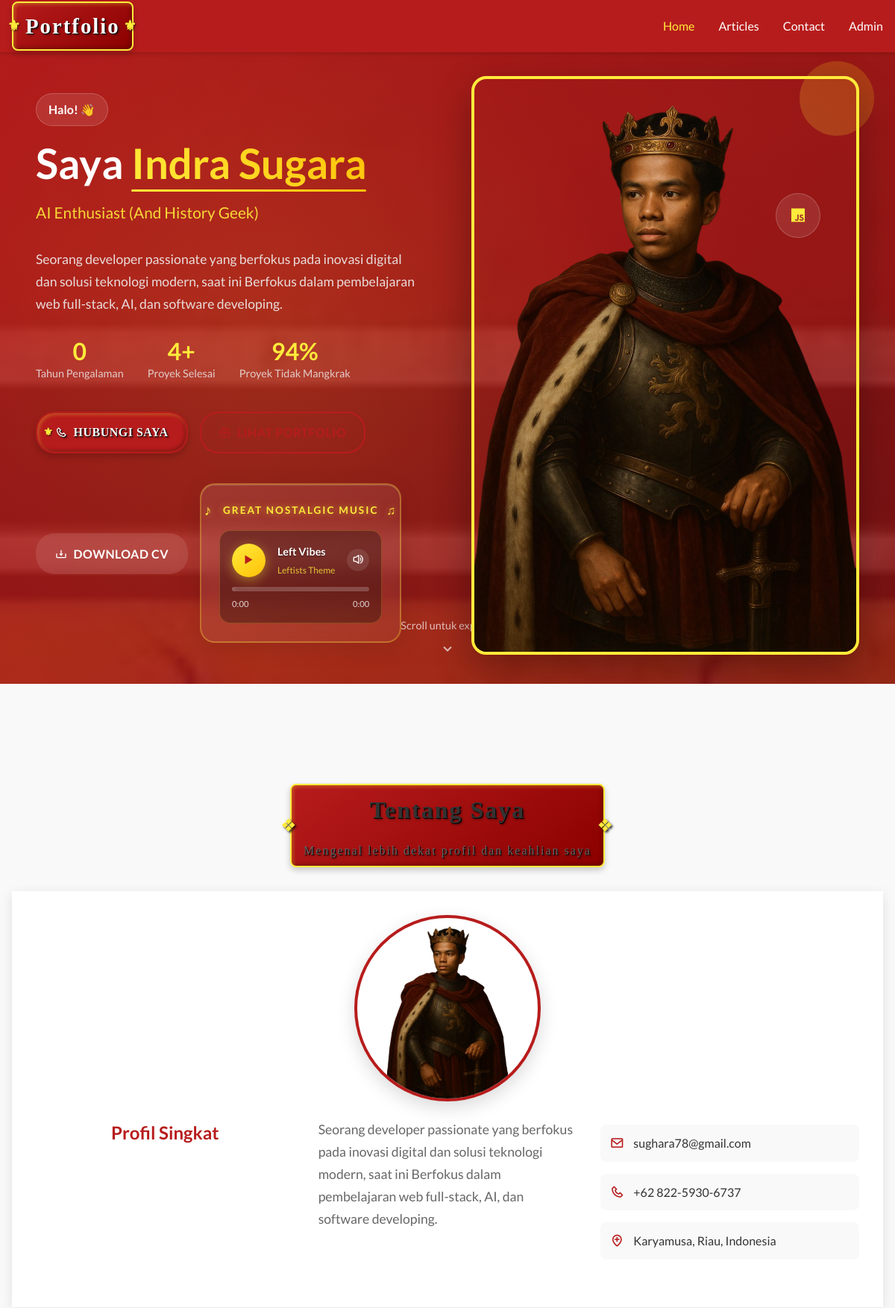
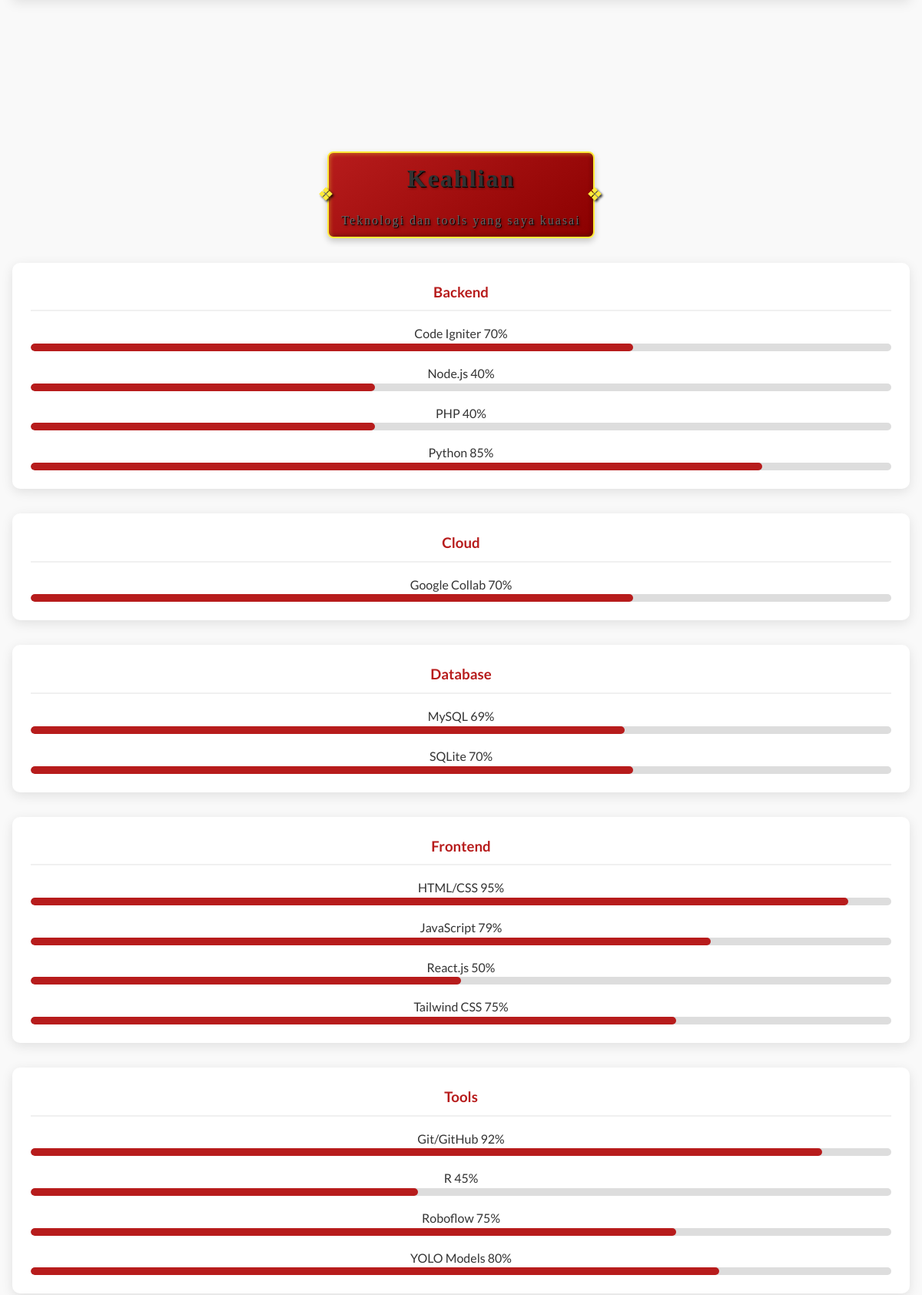
The page / (upper part) on the database its author committed (2 pictures, top to bottom).
### tables this page shows
CREATE TABLE profile (
        id INTEGER PRIMARY KEY AUTOINCREMENT,
        name TEXT NOT NULL,
        title TEXT NOT NULL,
        bio TEXT NOT NULL,
        image_url TEXT,
        email TEXT,
        phone TEXT,
        location TEXT,
        created_at DATETIME DEFAULT CURRENT_TIMESTAMP
    );

CREATE TABLE skills (
        id INTEGER PRIMARY KEY AUTOINCREMENT,
        name TEXT NOT NULL,
        percentage INTEGER NOT NULL,
        category TEXT NOT NULL,
        created_at DATETIME DEFAULT CURRENT_TIMESTAMP
    );

### index.php (the view, shortened to what this page needs)
<?php
include 'header.php';
require_once 'database/init_db.php';
try {
    $stmt = $pdo->query("SELECT * FROM profile WHERE id = 1");
    $profile = $stmt->fetch(PDO::FETCH_ASSOC);
    $stmt = $pdo->query("SELECT * FROM skills ORDER BY category, name");
    $skills = $stmt->fetchAll(PDO::FETCH_ASSOC);
} catch (PDOException $e) {
    $profile = [
        'name' => 'Revolutionary Developer',
        'title' => 'Full Stack Developer & Digital Innovator',
        'bio' => 'Seorang developer passionate yang berfokus pada inovasi digital',
        'image_url' => 'img/profile.png',
        'email' => 'admin@revolutionary.dev',
        'phone' => '+62 812-3456-7890',
        'location' => 'Jakarta, Indonesia'
    ];
    $skills = [];
    $experiences = [];
    $education = [];
    $recent_articles = [];
    $activities = [];
    $portfolio_items = [];
}
?>
<section class="hero" id="hero">
    <div class="hero-overlay"></div>
    <div class="container">
        <div class="hero-content">
            <div class="hero-text">
                <div class="hero-intro">
                    <span class="hero-greeting">Halo! 👋</span>
                    <h1 class="hero-title">
                        Saya <span class="highlight"><?php echo htmlspecialchars($profile['name']); ?></span>
                    </h1>
                    <p class="hero-subtitle"><?php echo htmlspecialchars($profile['title']); ?></p>
                </div>
                <p class="hero-description"><?php echo htmlspecialchars($profile['bio']); ?></p>
                <div class="hero-stats">
                    <div class="stat-item">
                        <span class="stat-number">1</span>
                        <span class="stat-label">Tahun Pengalaman</span>
                    </div>
                    <div class="stat-item">
                        <span class="stat-number">5+</span>
                        <span class="stat-label">Proyek Selesai</span>
                    </div>
                    <div class="stat-item">
                        <span class="stat-number">100%</span>
                        <span class="stat-label">Proyek Tidak Mangkrak</span>
                    </div>
                </div>
                <div class="hero-buttons">
                    <a href="contact.php" class="btn btn-primary">
                        <i class="bx bx-phone"></i>
                        Hubungi Saya
                    </a>
                    <a href="#experience" class="btn btn-outline">
                        <i class="bx bx-briefcase"></i>
                    </a>
                    <a href="<?php echo htmlspecialchars($profile['email']); ?>" class="btn btn-secondary">
                        <i class="bx bx-download"></i>
                        Download CV
                    </a>
                    <div class="hero-audio-player">
                        <div class="audio-player-container" id="audioPlayerContainer">
                            <div class="audio-player-header">Great Nostalgic Music</div>
                            <div class="custom-audio-player">
                                <div class="audio-controls">
                                    <button class="play-pause-btn" id="playPauseBtn">
                                        <i class="bx bx-play"></i>
                                    </button>
                                    <div class="audio-info">
                                        <div class="audio-title">Left Vibes</div>
                                        <div class="audio-artist">Leftists Theme</div>
                                    </div>
                                    <button class="volume-control" id="volumeBtn">
                                        <i class="bx bx-volume-full"></i>
                                    </button>
                                </div>
                                <div class="progress-container" id="progressContainer">
                                </div>
                                <div class="time-display">
                                    <span id="currentTime">0:00</span>
                                    <span id="duration">0:00</span>
                                </div>
                            </div>
                        </div>
                    </div>
                </div>
            </div>
            <div class="hero-image">
                <div class="image-container">
                    <img src="<?php echo htmlspecialchars($profile['image_url']); ?>" alt="<?php echo htmlspecialchars($profile['name']); ?>">
                </div>
                <div class="floating-elements">
                    <div class="floating-icon" style="--delay: 0s;">
                    </div>
                    <div class="floating-icon" style="--delay: 1s;">
                    </div>
                    <div class="floating-icon" style="--delay: 2s;">
                    </div>
                </div>
            </div>
        </div>
        <div class="scroll-indicator">
            <div class="scroll-text">Scroll untuk explore</div>
            <div class="scroll-arrow">
                <i class="bx bx-chevron-down"></i>
            </div>
        </div>
    </div>
</section>
<section class="section about" id="about">
    <div class="container">
        <div class="section-title">
            <h2>Tentang Saya</h2>
            <p>Mengenal lebih dekat profil dan keahlian saya</p>
        </div>
        <div class="about-content">
            <div class="profile-summary">
                <div class="profile-image">
                    <img src="<?php echo htmlspecialchars($profile['image_url']); ?>" alt="About <?php echo htmlspecialchars($profile['name']); ?>">
                </div>
                <div class="profile-details">
                    <h3>Profil Singkat</h3>
                    <p><?php echo htmlspecialchars($profile['bio']); ?></p>
                    <div class="contact-info">
                        <div class="contact-item">
                            <i class="bx bx-envelope"></i>
                            <span><?php echo htmlspecialchars($profile['email']); ?></span>
                        </div>
                        <div class="contact-item">
                            <i class="bx bx-phone"></i>
                            <span><?php echo htmlspecialchars($profile['phone']); ?></span>
                        </div>
                        <div class="contact-item">
                            <i class="bx bx-location-plus"></i>
                            <span><?php echo htmlspecialchars($profile['location']); ?></span>
                        </div>
                    </div>
                </div>
            </div>
        </div>
    </div>
</section>
<section class="section skills" id="skills">
    <div class="container">
        <div class="section-title">
            <h2>Keahlian</h2>
            <p>Teknologi dan tools yang saya kuasai</p>
        </div>
        <?php if (!empty($skills)): ?>
        <div class="skills-container">
            <?php
            $skill_categories = [];
            foreach ($skills as $skill) {
                $skill_categories[$skill['category']][] = $skill;
            }
            ?>
            <?php foreach ($skill_categories as $category => $category_skills): ?>
            <div class="skill-category">
                <h3><?php echo htmlspecialchars($category); ?></h3>
                <div class="skills-grid">
                    <?php foreach ($category_skills as $skill): ?>
                    <div class="skill-item">
                        <div class="skill-header">
                            <span class="skill-name"><?php echo htmlspecialchars($skill['name']); ?></span>
                            <span class="skill-percentage"><?php echo intval($skill['percentage']); ?>%</span>
                        </div>
                        <div class="skill-bar">
                            <div class="skill-progress" style="width: <?php echo intval($skill['percentage']); ?>%" data-percentage="<?php echo intval($skill['percentage']); ?>"></div>
                        </div>
                    </div>
                    <?php endforeach; ?>
                </div>
            </div>
            <?php endforeach; ?>
        </div>
        <?php else: ?>
        <p class="no-data">Data keahlian belum tersedia.</p>
        <?php endif; ?>
    </div>
</section>
<?php include 'footer.php'; ?>

### rows shown on the page
profile: name "Indra Sugara", title "AI Enthusiast (And History Geek)", bio "Seorang developer passionate yang berfokus pada inovasi digital dan solusi teknologi modern, saat ini Berfokus dalam pembelajaran web full-stack, AI, dan software developing.", image_url (placeholder picture), email "sughara78@gmail.com", phone "+62 822-5930-6737", location "Karyamusa, Riau, Indonesia"
skills: name "Code Igniter", percentage "70"
skills: name "Node.js", percentage "40"
skills: name "PHP", percentage "40"
skills: name "Python", percentage "85"
skills: name "Google Collab", percentage "70"
skills: name "MySQL", percentage "69"
skills: name "SQLite", percentage "70"
skills: name "HTML/CSS", percentage "95"
skills: name "JavaScript", percentage "79"
skills: name "React.js", percentage "50"
skills: name "Tailwind CSS", percentage "75"
skills: name "Git/GitHub", percentage "92"
skills: name "R", percentage "45"
skills: name "Roboflow", percentage "75"
skills: name "YOLO Models", percentage "80"

### other values the page prints
$category "Backend"
$category "Cloud"
$category "Database"
$category "Frontend"
$category "Tools"
